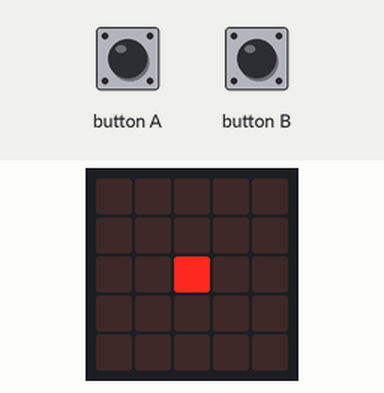
The program below on a simulated BBC micro:bit running MicroPython. Shown: the board's 5×5 LED display. The inputs (shaded band) are chosen by the test bench.

Above: at 1.2 s.
1.3 s: button A pressed for 0.15 s
At 1.9 s:
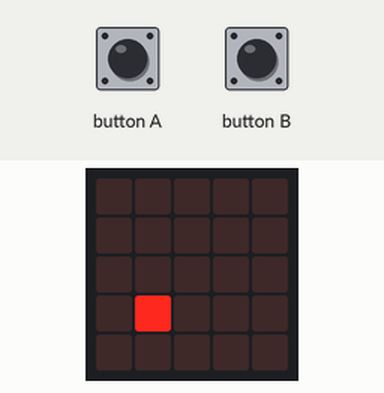
4.4 s: button B pressed for 0.15 s
At 4.9 s:
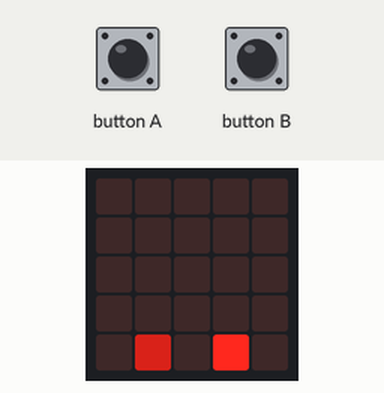
7.5 s: button A pressed for 1 s
At 7.9 s:
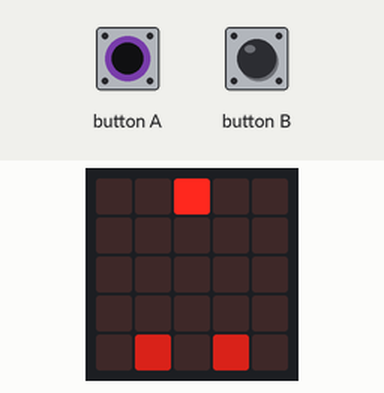
11.5 s: button B pressed for 1 s
At 11.9 s:
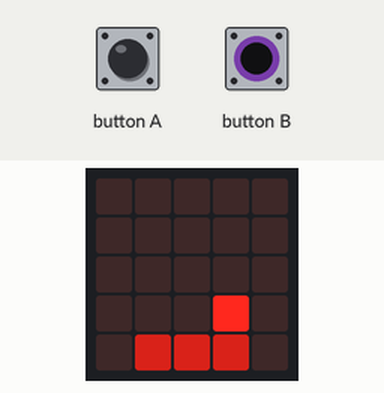
14.5 s: button A pressed for 0.15 s
At 14.9 s:
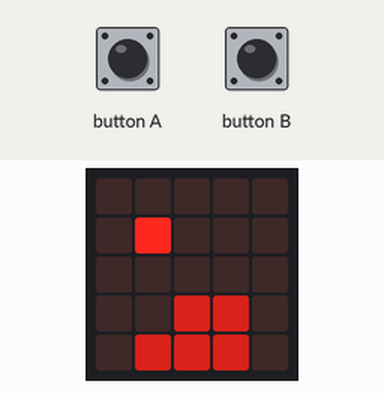
17.5 s: button B pressed for 0.15 s
At 21.2 s:
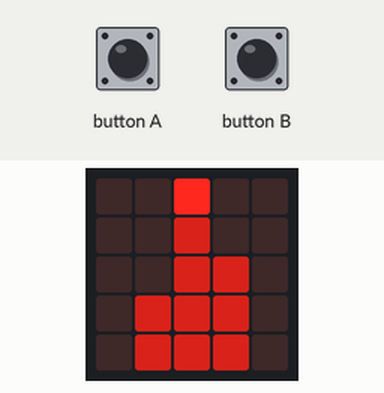
Timing chart, 0 to 21.6 s (numbered marks = the images above; inputs shaded):
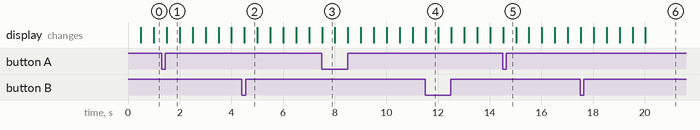

Measured:
- after the input at 1.3 s, the display: changes after 0.20 s (image 1)
- after the input at 4.4 s, the display: changes after 0.11 s (image 2)
- after the input at 7.5 s, the display: changes at once (image 3)
- after the input at 11.5 s, the display: changes at once (image 4)
- after the input at 14.5 s, the display: changes at once (image 5)
- after the input at 17.5 s, the display: first changes at once (image 6 shows a later state)
- what the display in image 1 shows lasts 0.5 s, from 1.5 s to 2.0 s

The program:

tiny-tetris-05.py
```python
# Tiny Tetris clone for Microbit

from microbit import *


# board dimensions
top_row = 0
bottom_row = 4

left_column = 0
right_column = 4

max_pixel_intensity = 9
mid_pixel_intensity = 5
off_pixel_intensity = 0

Frame_Rate_In_Milliseconds = 500


class Block:

    def __init__(self):
        self.x = 2
        self.y = top_row
        self.intensity = max_pixel_intensity

    def draw(self, screen):
        screen.set_pixel(self.x, self.y, self.intensity)

    def hide(self, screen):
        screen.set_pixel(self.x, self.y, off_pixel_intensity)

    def can_drop(self, board):
        if self.y >= bottom_row:
            return False

        return board.has_block_at(self.x, self.y + 1)

    def drop(self):
        self.y += 1

    def move_left(self):
        if self.x > left_column:
            self.x -= 1

    def move_right(self):
        if self.x < right_column:
            self.x += 1


class Board:

    def __init__(self):
        self.bitmap = Image("00000:" * 5)
        self.intensity = mid_pixel_intensity

    def draw(self, screen):
        screen.show(self.bitmap)

    def has_block_at(self, x, y):
        pixel = self.bitmap.get_pixel(x, y)
        return pixel == off_pixel_intensity

    def accept_block(self, block):
        self.bitmap.set_pixel(block.x, block.y, self.intensity)

    def is_row_filled(self, row):
        for column in range(left_column, right_column + 1):
            pixel = self.bitmap.get_pixel(column, row)
            if pixel != self.intensity:
                return False

        return True

    def clear_row(self, row):
        # flash the row first ?
        # clear it
        for column in range(left_column, right_column + 1):
            self.bitmap.set_pixel(column, row, off_pixel_intensity)

    def collapse_rows_above(self, row):
        for r in range(row - 1, top_row - 1, -1):
            for column in range(left_column, right_column + 1):
                pixel = self.bitmap.get_pixel(column, r)
                self.bitmap.set_pixel(column, r + 1, pixel)

    def clear_rows(self, screen):
        rows_cleared = 0

        # go from bottom to top
        for row in range(bottom_row, top_row - 1, -1):
            if self.is_row_filled(row):
                self.clear_row(row)
                self.draw(screen)
                sleep(Frame_Rate_In_Milliseconds)
                self.collapse_rows_above(row)
                rows_cleared += 1

        return rows_cleared


# Start Game

block = Block()
board = Board()

score = 0

# Game loop
while True:

    board.draw(display)
    block.draw(display)

    sleep(Frame_Rate_In_Milliseconds)

    block.hide(display)

    if button_a.was_pressed():
        block.move_left()
    elif button_b.was_pressed():
        block.move_right()

    if block.can_drop(board):
        block.drop()
    else:
        board.accept_block(block)
        score += board.clear_rows(display)

        block = Block()
```
